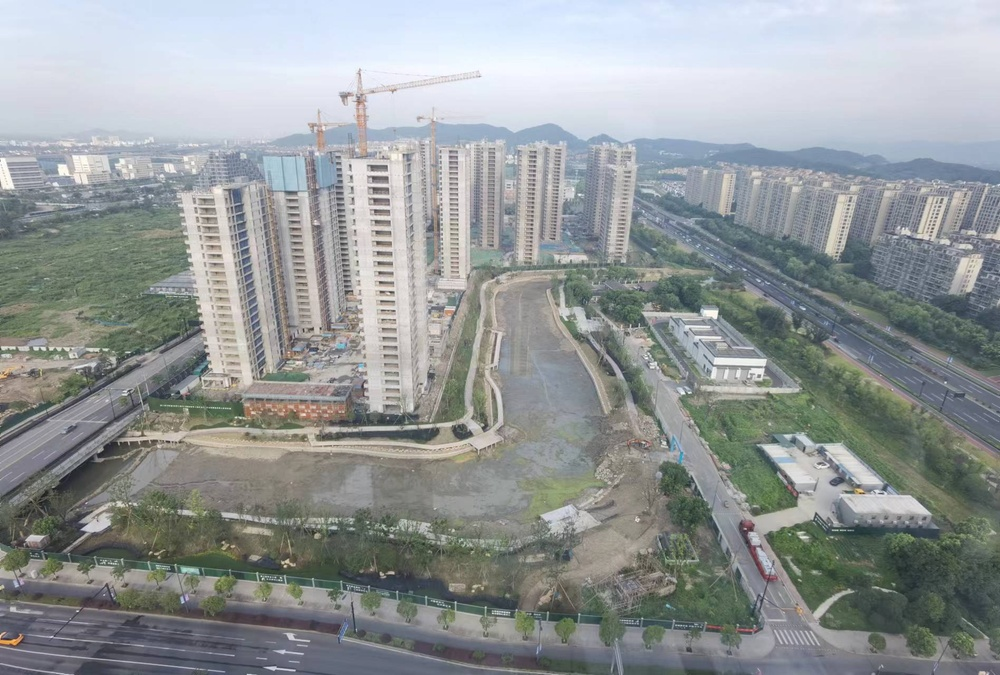
#> input picture raw_images/img1.jpg, 1000 x 675 px, shrunk from 1896 x 1280 before the run
$ python KPdrawer2.1.py
#> lines starting #> are read from the running program, lines starting #| are printed output that depends on the picture
import cv2
import numpy as np

def match_keypoints(img1, img2):
    # 使用ORB算法进行特征点检测和匹配
    orb = cv2.ORB_create()
    kp1, des1 = orb.detectAndCompute(img1, None)
    kp2, des2 = orb.detectAndCompute(img2, None)

    # 使用BFMatcher进行特征点匹配
    bf = cv2.BFMatcher(cv2.NORM_HAMMING, crossCheck=True)
    matches = bf.match(des1, des2)

    # 根据距离排序并保留前50个匹配
    matches = sorted(matches, key=lambda x: x.distance)
    good_matches = matches[:50]

    # 提取匹配点的坐标
    src_pts = np.float32([kp1[m.queryIdx].pt for m in good_matches]).reshape(-1, 1, 2)
    dst_pts = np.float32([kp2[m.trainIdx].pt for m in good_matches]).reshape(-1, 1, 2)

    # 使用RANSAC算法找到最优的单应性矩阵
    M, mask = cv2.findHomography(src_pts, dst_pts, cv2.RANSAC, 5.0)

    return M, mask, kp1, kp2, good_matches

def draw_keypoints(img, keypoints, color):
    for kp in keypoints:
        x, y = np.int32(kp.pt)
        cv2.circle(img, (x, y), 5, color, -1)

if __name__ == "__main__":
    img1 = cv2.imread("./raw_images/img1.jpg", cv2.IMREAD_GRAYSCALE)
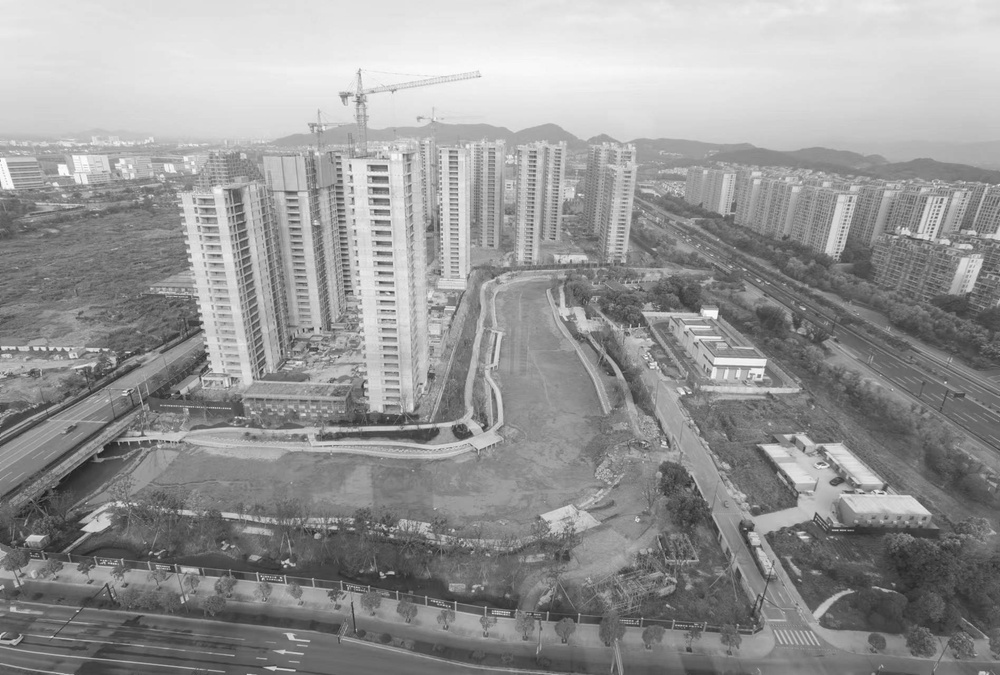
#> img1: shape (675, 1000); min 26, max 255, mean 150.1
    img2 = cv2.imread("./raw_images/img2.jpg", cv2.IMREAD_GRAYSCALE)
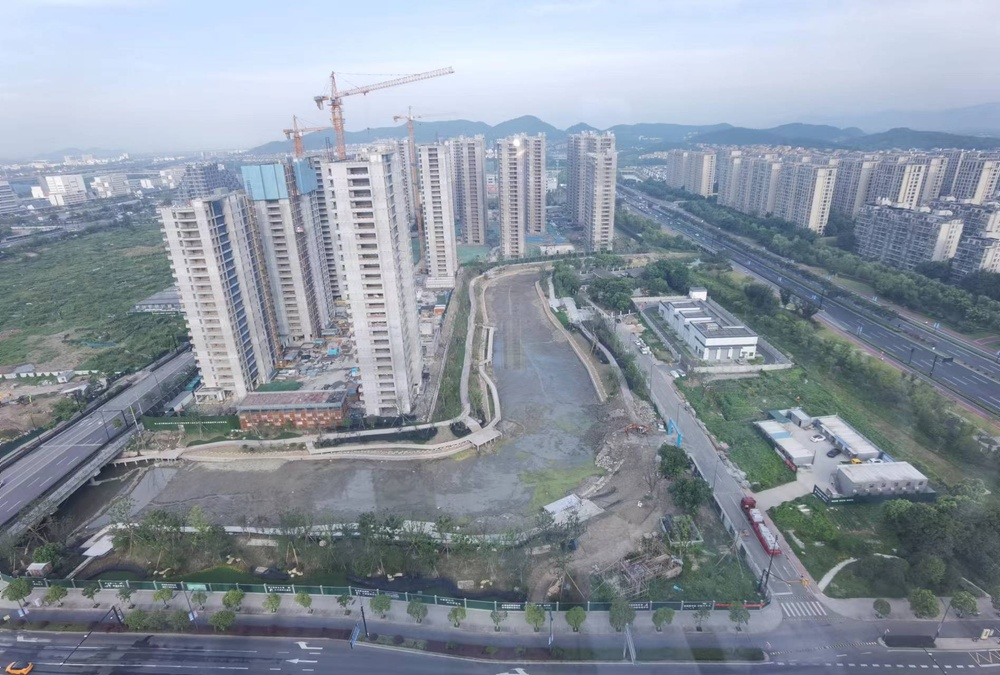
#> input picture raw_images/img2.jpg, 1000 x 675 px, shrunk from 1896 x 1280 before the run
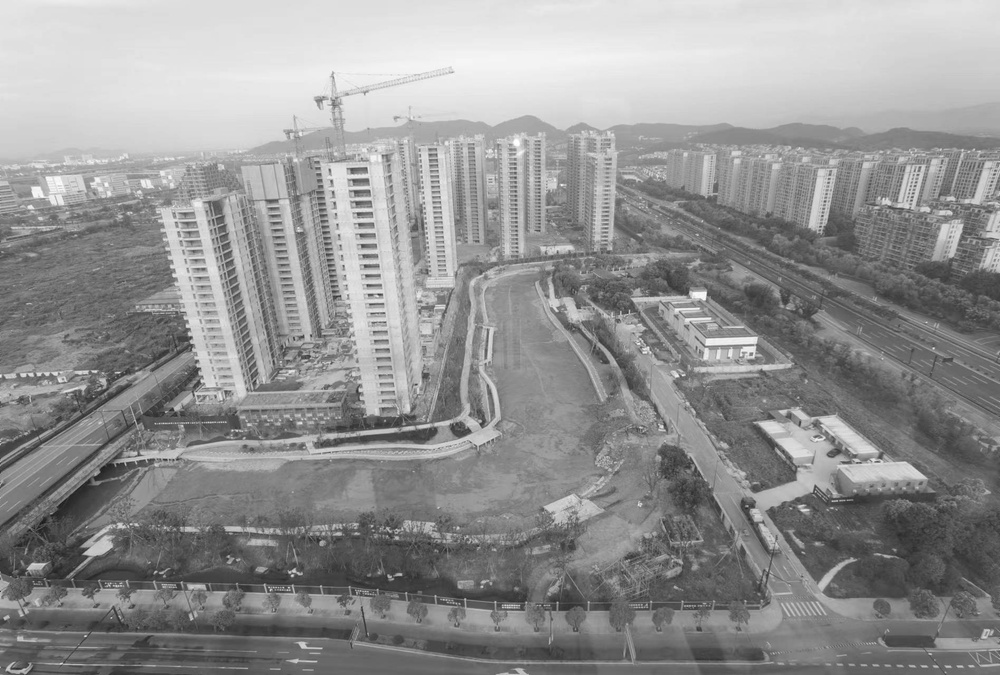
#> img2: shape (675, 1000); min 25, max 255, mean 146.3

    if img1 is None or img2 is None:
        print("Error: Unable to read image(s).")
        exit(1)

    M, mask, kp1, kp2, good_matches = match_keypoints(img1, img2)
#> in match_keypoints, `kp1, des1 = orb.detectAndCompute(img1, None)`: kp1 = 500 keypoints; strongest (x, y, size): (284, 566, 31), (364, 385, 31), (82, 529, 31), (83, 528, 37.2)
#> in match_keypoints, `kp2, des2 = orb.detectAndCompute(img2, None)`: kp2 = 500 keypoints; strongest (x, y, size): (292, 575, 31), (359, 390, 31), (381, 294, 31), (705, 294, 53.6)
#> in match_keypoints, `matches = bf.match(des1, des2)`: matches = 355 matches
#> in match_keypoints, `good_matches = matches[:50]`: good_matches = 50 matches
#> in match_keypoints, `src_pts = np.float32([kp1[m.queryIdx].pt for m in good_matches]).resha..`: src_pts = 50 rows, first 8: [484, 431], [452.7, 428.5], [830, 482], [382.8, 525.6], [565.2, 318], [83.52, 528.5], [715.7, 311], [190.1, 263.5]
#> in match_keypoints, `dst_pts = np.float32([kp2[m.trainIdx].pt for m in good_matches]).resha..`: dst_pts = 50 rows, first 8: [482, 427], [451, 426.8], [827, 454], [387.6, 528], [555.6, 309.6], [84.96, 553], [704.2, 292.3], [174.2, 279.4]
#> in match_keypoints, `M, mask = cv2.findHomography(src_pts, dst_pts, cv2.RANSAC, 5.0)`: M = [[1.03, 0.0753, -39.63], [-0.0576, 1.02, 22.46], [2.88e-05, 1.68e-05, 1]]; mask = 50 values from 1 to 1
#> mask = 50 values from 1 to 1; good_matches = 50 matches

    # 在img1中绘制所有特征点（蓝色）
    img1_with_keypoints = cv2.cvtColor(img1, cv2.COLOR_GRAY2BGR)
    draw_keypoints(img1_with_keypoints, kp1, (255, 0, 0))
#> the loop in draw_keypoints, `for kp in keypoints:` made 500 passes
#> (kp, x, y) on passes 1 to 3: (keypoint at (293, 565), size 31, 293, 565), (keypoint at (828, 464), size 31, 828, 464), (keypoint at (391, 254), size 31, 391, 254)
#> after the loop in draw_keypoints, `for kp in keypoints:`:
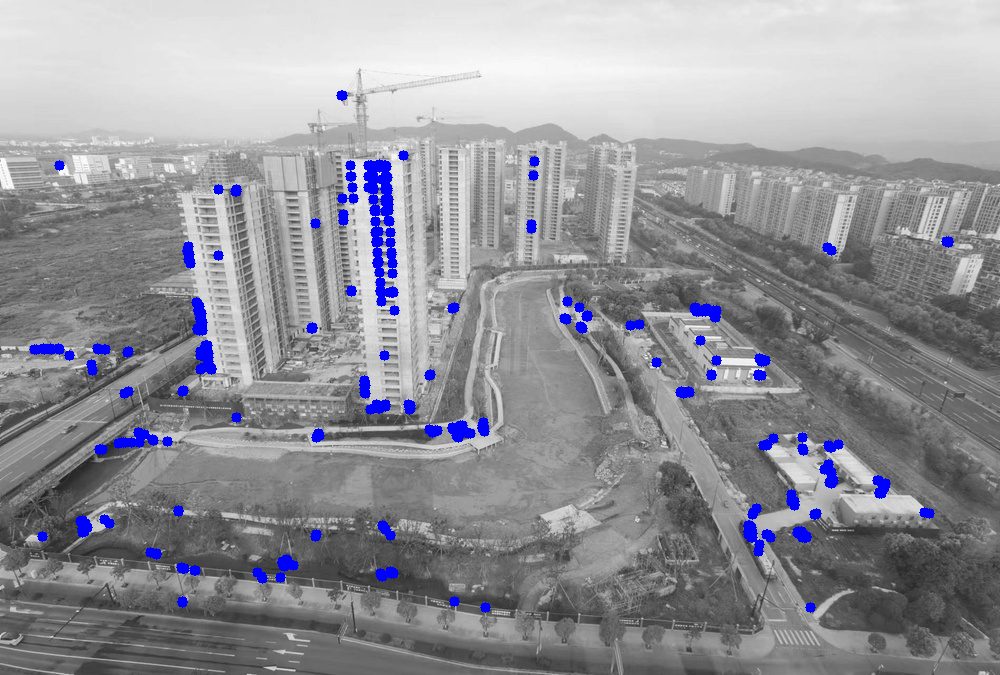
#> img: shape (675, 1000, 3); mean B, G, R 152.6, 146.5, 146.5

    # 在img2中绘制原始特征点（蓝色）
    img2_with_keypoints = cv2.cvtColor(img2, cv2.COLOR_GRAY2BGR)
    draw_keypoints(img2_with_keypoints, kp2, (255, 0, 0))
#> call 2 of draw_keypoints, with color = (255, 0, 0)
#> the loop in draw_keypoints (call 2), `for kp in keypoints:` made 500 passes
#> (kp, x, y) on passes 1 to 3: (keypoint at (350, 191), size 31, 350, 191), (keypoint at (174, 271), size 31, 174, 271), (keypoint at (480, 421), size 31, 480, 421)
#> after the loop in draw_keypoints (call 2), `for kp in keypoints:`:
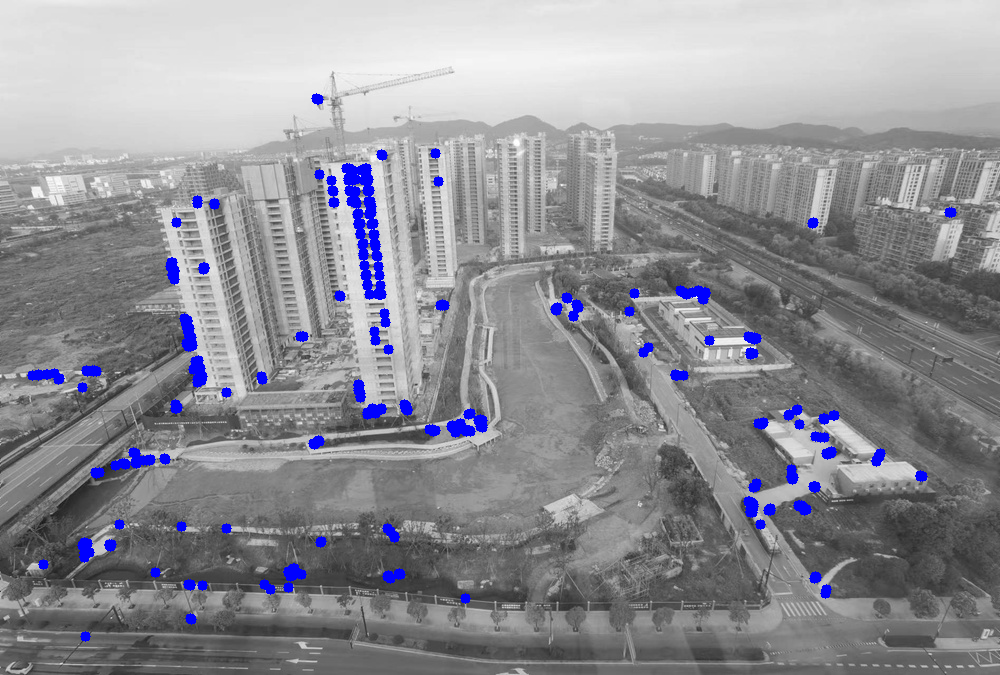
#> img: shape (675, 1000, 3); mean B, G, R 148.9, 142.9, 142.9

    # 在img2中绘制匹配上的良好特征点（红色）
    img2_with_good_matches = img2_with_keypoints.copy()
    draw_keypoints(img2_with_good_matches, [kp2[m.trainIdx] for m in good_matches], (0, 0, 255))

    # 在img2中绘制用于配准的特征点（绿色）
    img2_with_used_matches = img2_with_keypoints.copy()
    draw_keypoints(img2_with_used_matches, [kp2[m.trainIdx] for i, m in enumerate(good_matches) if mask[i] == 1], (0, 255, 0))

    # 拼接图片以展示结果
    result_image = np.hstack((img1_with_keypoints, img2_with_good_matches, img2_with_used_matches))
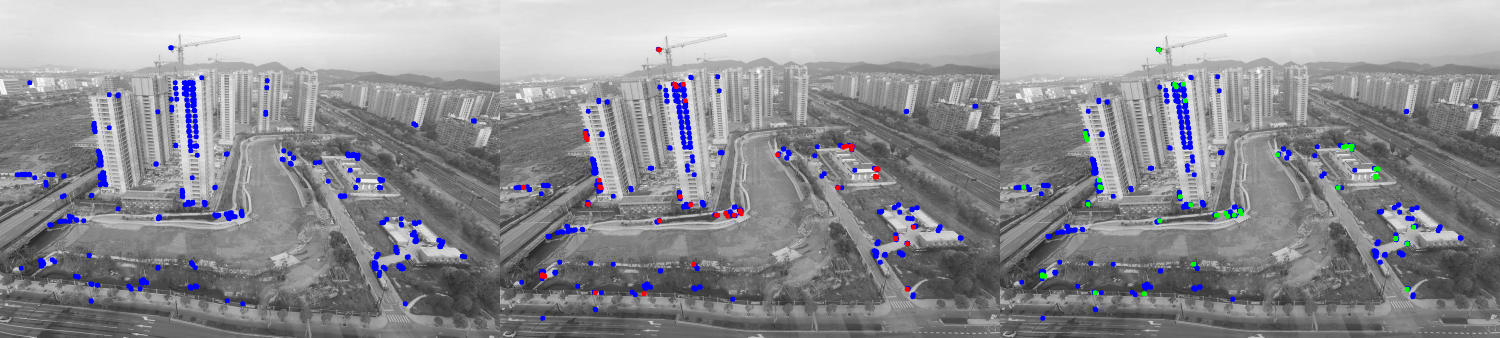
#> result_image: shape (675, 3000, 3) (shown at 1/2 size); mean B, G, R 149.4, 144.5, 144.5

    # 显示配准结果
    cv2.imshow("Image Registration", result_image)
    cv2.waitKey(0)
    cv2.destroyAllWindows()
